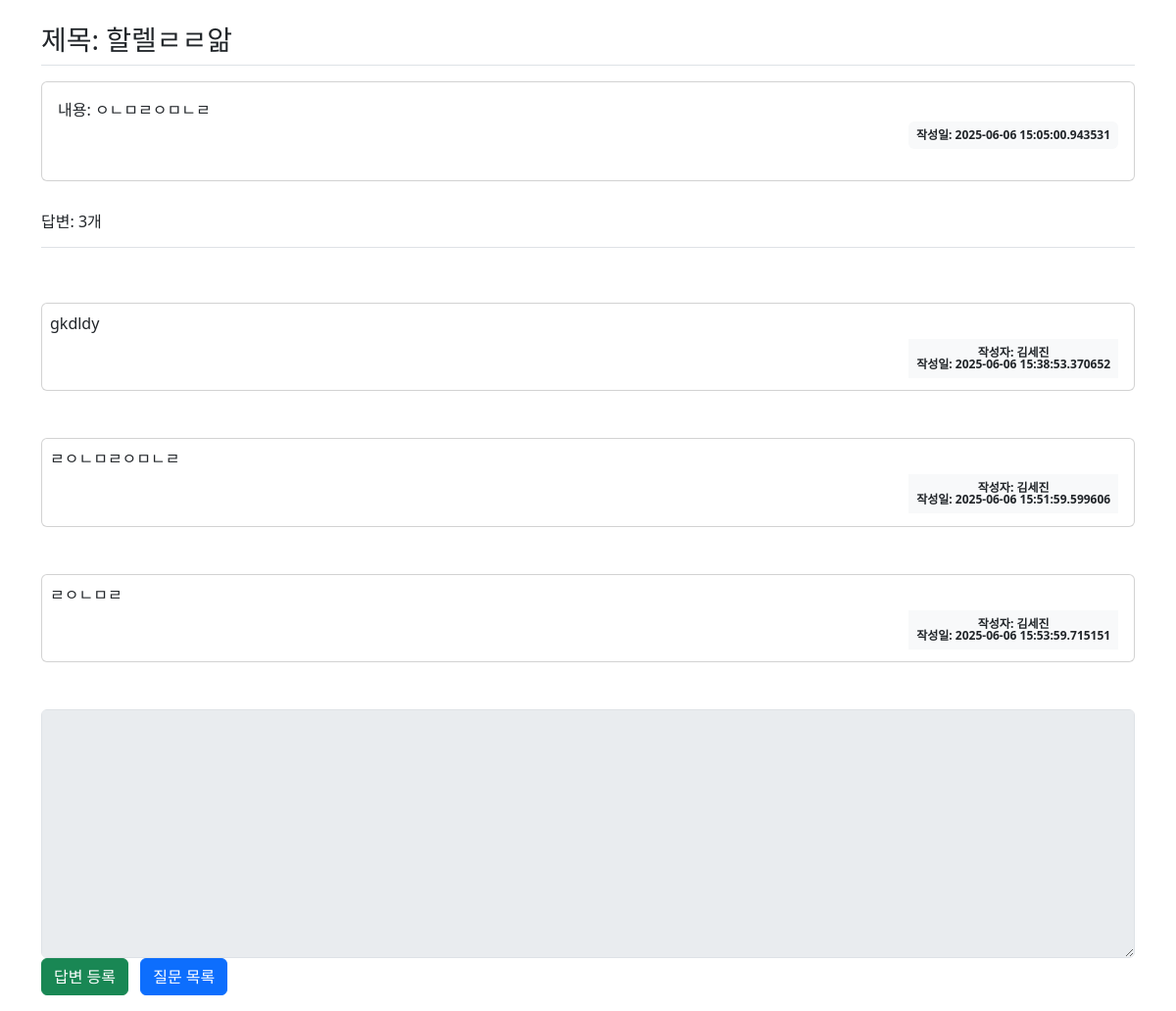
The page /question/detail/31/ on the database as committed earlier.
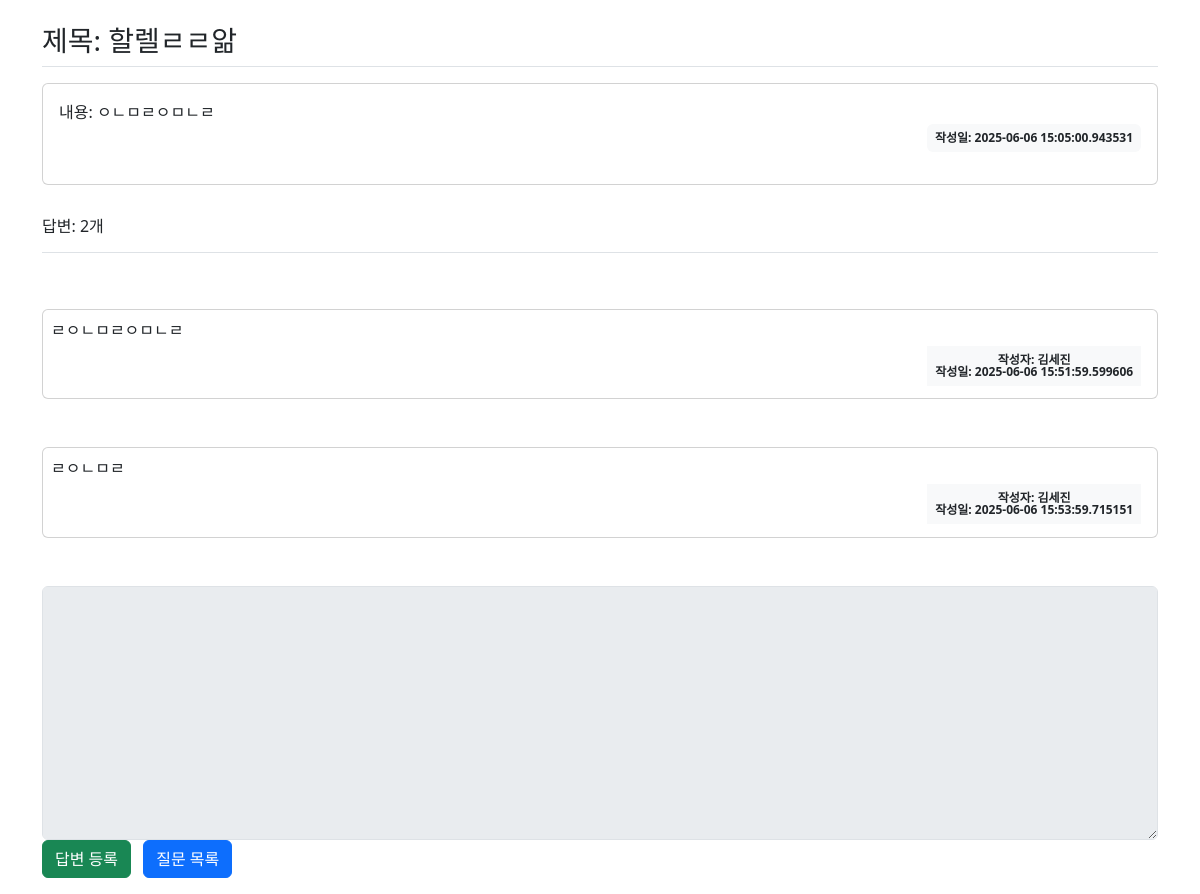
The same page on the database as committed later.
### classtalk/models.py (models this page shows)
class Question(db.Model):
    id = db.Column(db.Integer, primary_key=True)
    subject = db.Column(db.String(200), nullable=False)
    content = db.Column(db.Text(), nullable=False)
    create_date = db.Column(db.DateTime(), nullable=False)
    user_id = db.Column(db.Integer, db.ForeignKey('user.id', ondelete='CASCADE'), nullable=False)
    user = db.relationship('User', backref=db.backref('question_set'))
    modify_date = db.Column(db.DateTime(), nullable=True)
    is_anonymous = db.Column(db.Boolean, default=False)  # 익명 여부 추가

class Answer(db.Model):
    id = db.Column(db.Integer, primary_key=True)
    question_id = db.Column(db.Integer, db.ForeignKey('question.id', ondelete='CASCADE'))
    question = db.relationship('Question', backref=db.backref('answer_set'))
    content = db.Column(db.Text(), nullable=False)
    create_date = db.Column(db.DateTime(), nullable=False)
    user_id = db.Column(db.Integer, db.ForeignKey('user.id', ondelete='CASCADE'), nullable=False)
    user = db.relationship('User', backref=db.backref('answer_set'))
    modify_date = db.Column(db.DateTime(), nullable=True)

class User(db.Model):
    id = db.Column(db.Integer, primary_key=True)
    username = db.Column(db.String(150), unique=True, nullable=False)
    password = db.Column(db.String(200), nullable=False)
    email = db.Column(db.String(120), unique=True, nullable=False)

### classtalk/views/question_views.py (the view)
@bp.route('/detail/<int:question_id>/')
def detail(question_id):
    form = AnswerForm()
    q = Question.query.get_or_404(question_id)
    return render_template('question/question_detail.html', question=q, form=form)

### classtalk/forms.py
class AnswerForm(FlaskForm):
    content = TextAreaField('내용', validators=[DataRequired('내용은 필수입력 항목입니다.')])

### classtalk/views/auth_views.py (called while the page is built)
@bp.before_app_request
def load_logged_in_user():
    user_id = session.get('user_id')
    if user_id is None:
        g.user = None
    else:
        g.user = User.query.get(user_id)

### classtalk/templates/question/question_detail.html (shortened to what this page needs)
<!DOCTYPE html>
<html lang="en">
<head>
    <link href="https://cdn.jsdelivr.net/npm/bootstrap@5.3.5/dist/css/bootstrap.min.css" rel="stylesheet">
</head>
<div class="container my-3">
<body>
    <h3 class="border-bottom py-2">
        제목: {{ question.subject }}
    </h3>
    <div class="card my-3">
        <div class="card-body">
            <div class="card-text">
                내용: {{ question.content }}
            </div>
            <div class="d-flex justify-content-end">
                {% if question.modify_date %}
                <div class="badge bg-light text-dark p-2 text-start mx-3">
                <div class="mb-2">수정: {{ question.modify_date }}</div>
                </div>
                {% else %}
                <div class="badge bg-light text-dark p-2">
                    작성일: {{ question.create_date }}
                </div>
                {% endif %}
            </div>
        </div>
    </div>
    <h6 class="border-bottom py-3">답변: {{ question.answer_set|length }}개</h6>
    <div style="white-space: pre-line;">
        {% for answer in question.answer_set %}
        <div class="card p-2">
            {{ answer.content }}
            <div class="card-body badge d-flex justify-content-end">
                <div class="bg-light text-dark p-2" text-start>
                    <div> 작성자: {{ answer.user.username }} </div>
                    <div> 작성일: {{answer.create_date}}</div>
                </div>
            </div>
        </div>
        {% endfor %}
    </div>
    <form action="{{ url_for('answer.create', question_id=question.id) }}" method="post">
        <div>
            <textarea {% if not g.user %}disabled{% endif %}
                      name="content"
                      id="content"
                      class="form-control"
                      rows="10"></textarea>
        </div>
        <input type="submit" value="답변 등록" class ="btn btn-success">
        <a href="{{ url_for('question._list') }}" class="btn btn-primary ms-2">질문 목록</a>
    </form>
</body>
</div>
</html>

Rows that differ between the two databases and show on the page:
removed Answer: content "gkdldy", user.username "김세진", create_date "2025-06-06 15:38:53.370652"
Other text that changed with them:
{{ question.answer_set|length }}: "3" → "2"
